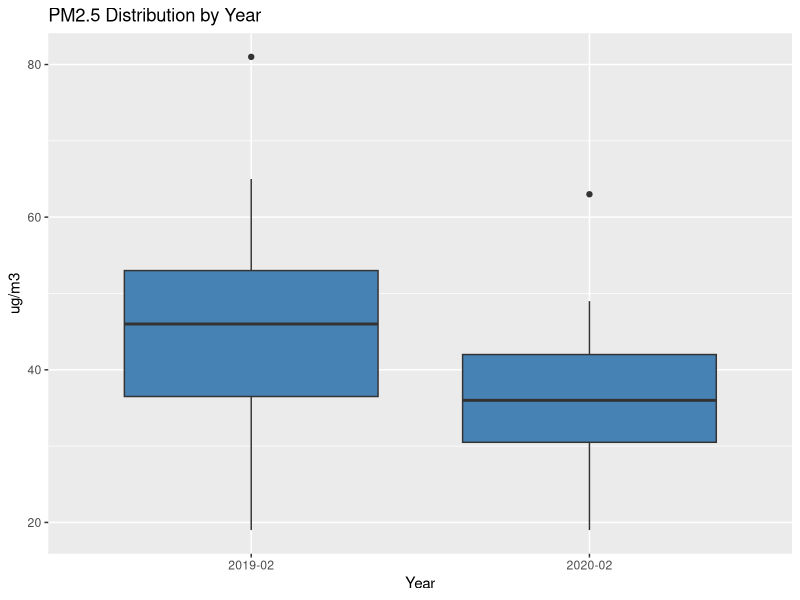
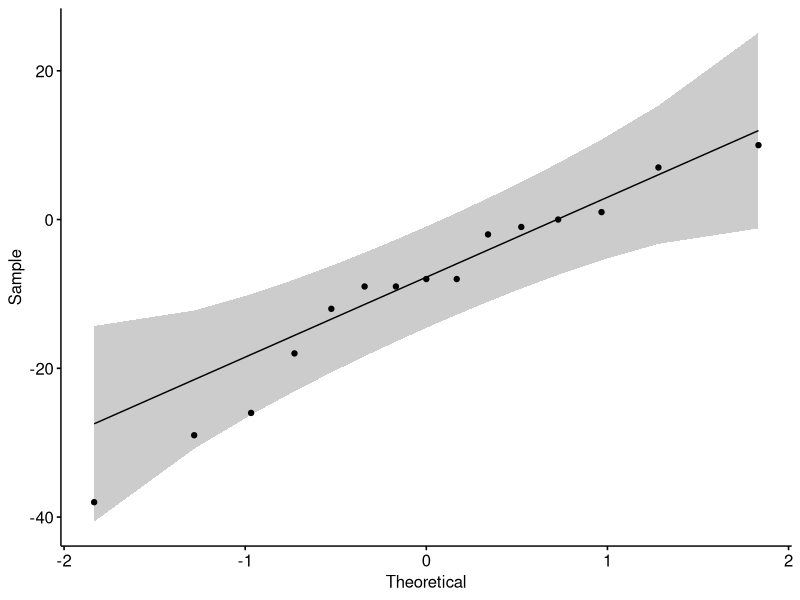
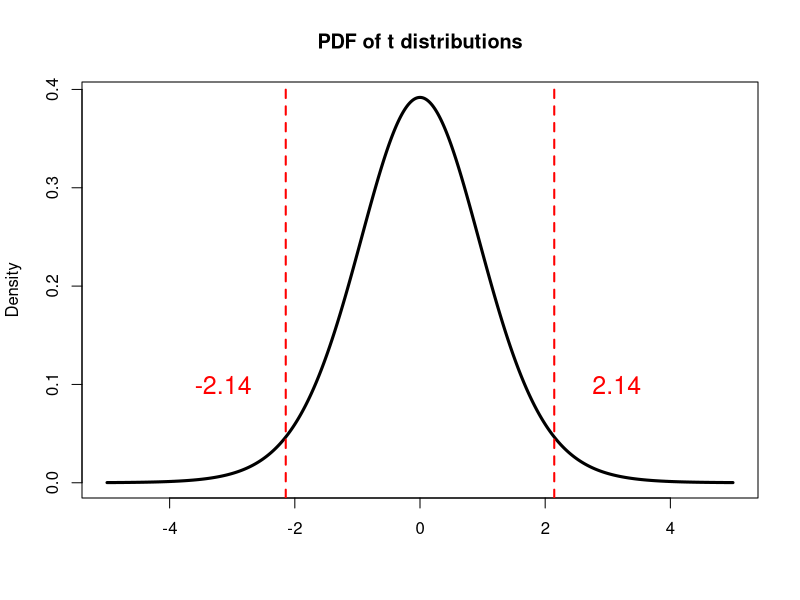

Source code (R) for these figures, in order:
## ---- chunk 1
library(ggpubr)
library(nortest)
library(ggplot2)
## ---- chunk 2

# PM2.5 in 2019 Feb.
PM2.5_2019  <- c(53, 41, 26, 19, 26, 48, 64, 46, 42, 65, 53, 81, 51, 32, 44)

# PM2.5 in 2020 Feb.
PM2.5_2020  <- c(63, 33, 24, 19, 33, 49, 38, 28, 41, 36, 41, 43, 43, 23, 35)

# Sample difference
Diff        <- PM2.5_2020 - PM2.5_2019

# Get sample size, degrees of freedom, and sd
n           <- length(Diff)
df          <- n - 1
sd          <- sd(Diff)

# Make data frame
PM2.5_data <- data.frame(PM2.5 = c(PM2.5_2019, PM2.5_2020),
                         Year = c(rep("2019-02",n),rep("2020-02",n)))

# Compare boxplots
PM2.5_data %>% 
  ggplot(aes(x=as.character(Year), y=PM2.5)) +
  geom_boxplot(fill="steelblue") +
  labs(title="PM2.5 Distribution by Year", x="Year", y="ug/m3")

# Check normality qqplot
ggqqplot(Diff)

# Check normality Shapiro-Wilk test
shapiro.test(Diff)

# SE of the difference
SE          <- sd/sqrt(n)

# Get t-ratio
t           <- mean(Diff)/SE

# Find the two-sided p-value
# The pt function gives the Cumulative Distribution Function (CDF) 
# of the Student's t distribution in R, which is the probability that 
# the variable takes a value lower or equal to a threshold (here |t|).
P_value     <- (1-pt(abs(t), df=df))*2

print(P_value)
## ---- chunk 3

# PM2.5 in 2019 Feb.
PM2.5_2019  <- c(53, 41, 26, 19, 26, 48, 64, 46, 42, 65, 53, 81, 51, 32, 44)

# PM2.5 in 2020 Feb.
PM2.5_2020  <- c(63, 33, 24, 19, 33, 49, 38, 28, 41, 36, 41, 43, 43, 23, 35)

# Call t.test function
# Here we compare the sample average with a known mean (0)
# Since H1 states a different PM2.5 level in 2020,
# we use two-sided p-value
# Pay attention the order of two samples
t.test(PM2.5_2020, PM2.5_2019, alternative="two.sided", paired=T)
## ---- chunk 4
# Make a vector from -5 to 5, with a step of 0.01 
x        <- seq(-5.0, 5.0, by=0.01)

# Compute the density for each element in x
# Set the degrees of freedom to be 14
density <- dt(x, df=14)

# Plot Density
plot(x, density, col="black", xlab="", ylab="Density", 
     type="l", lwd=3, cex=2, 
     xlim=c(-5.0, 5.0),
     main="PDF of t distributions")

# Get the 2.5th percentile
p_2.5th  <- qt(0.025,df=14)

# Get the 97.5th percentile
p_97.5th <- qt(0.975,df=14)

# Add vertical lines
abline(v=p_2.5th,  col="red", lwd=2, lty=2)
text(p_2.5th-1, 0.1, as.character(round(p_2.5th,2)), col="red", cex=1.5)
abline(v=p_97.5th, col="red", lwd=2, lty=2)
text(p_97.5th+1, 0.1, as.character(round(p_97.5th,2)), col="red", cex=1.5)
